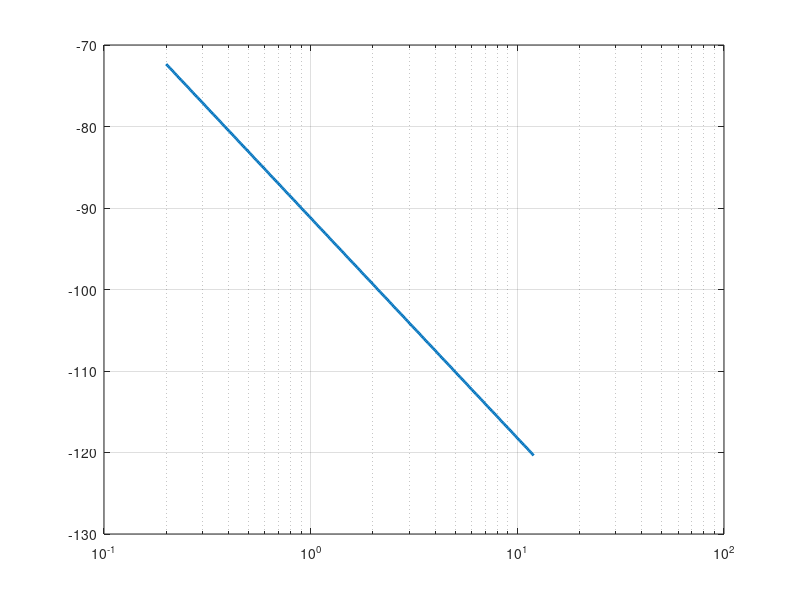

Here is the MATLAB script that generated this plot: (Note: this script raises an error after producing the figure.)
%%%%%%%%%%%%%%%%%%%%%%%%%%%%%%%%%%%%%%%%%%%%%%%%%%%

%% RF Planning Studio
% Goal: See how simple design choices change link feasibility.
% You will test 4 what-if changes:
% 1) Increase gateway height by +5 m
% 2) Increase antenna gain to 5 dBi
% 3) Change environment exponent n
% 4) Move gateway location (modeled as obstacle position along the path)
clear; clc; close all;
%% -------------------------
% Baseline link parameters
%% -------------------------
c = 3e8;
f = 868e6; % Hz
lambda = c/f;
D = 4000; % m (link length)
Ptx = 14; % dBm
Gtx = 2; Grx = 2; % dBi
Lcable = 1; % dB (cable+connectors)
Srx = -120; % dBm (given from Noise lecture)
fadeMargin = 10; % dB (safety margin)
htx = 20; hrx = 2; % m (gateway, sensor)
n = 2.7; % environment exponent (suburban-ish)
% Obstacle (for Fresnel study)
xObs = 0.5*D; % obstacle position (m) along the link (0..D)
hObsAboveLOS = 3; % m above LOS line (simplified)
clearRatio = 0.60; % 60% Fresnel clearance rule
%% -------------------------
% Helper formulas
%% -------------------------
FSPL = @(fHz, d) (20*log10(fHz) + 20*log10(d) - 147.55); % dB, f in Hz, d in m
PLlog = @(PL0, d, d0, n) (PL0 + 10*n*log10(d./d0)); % log-distance model
EIRP = @(Ptx, Gtx, Lc) (Ptx + Gtx - Lc); % dBm
PrxFun = @(EIRP, Grx, PL, m) (EIRP + Grx - PL - m); % dBm
% Fresnel radius at position x on a link of length D
FresnelR = @(lambda, x, D) sqrt((lambda .* x .* (D-x)) ./ D);
%% -------------------------
% Distance sweep for plots
%% -------------------------
d = logspace(log10(200), log10(12000), 300); % meters
dkm = d/1000;
d0 = 100; % reference distance
PL0 = FSPL(f, d0); % anchor loss at d0
% Baseline
PL = PLlog(PL0, d, d0, n);
Prx = PrxFun(EIRP(Ptx,Gtx,Lcable), Grx, PL, fadeMargin);
%% -------------------------
% Fresnel check (single-point, practical)
%% -------------------------
rF = FresnelR(lambda, xObs, D);
requiredClear = clearRatio * rF;
fresnelOK = (hObsAboveLOS < requiredClear);
%% -------------------------
% Plot baseline
%% -------------------------
figure('Name','RF Planning Studio (Short)');
semilogx(dkm, Prx, 'LineWidth', 2); grid on; hold on;
yline(Srx, '--', 'Sensitivity', 'LineWidth', 1.5);
xlabel('Distance (km)');
ylabel('Received power after margin (dBm)');
title(sprintf('Baseline: f=%.0f MHz, n=%.1f, Gtx=%.0f dBi, Grx=%.0f dBi', f/1e6, n, Gtx, Grx));
%% Print baseline results
maxLOS = 3.57*(sqrt(htx) + sqrt(hrx)); % km
fprintf('--- BASELINE ---\n');
fprintf('Max LOS distance (approx): %.1f km\n', maxLOS);
fprintf('Fresnel @ x=%.0f%%: r=%.2f m, 60%%=%.2f m, obstacle=%.2f m => %s\n', ...
100*xObs/D, rF, requiredClear, hObsAboveLOS, string(fresnelOK));
%% =========================================================
% EXPERIMENTS (Students edit ONLY these sections)
%% =========================================================
%% (1) Increase gateway height by +5 m
htx_1 = htx + 5;
maxLOS_1 = 3.57*(sqrt(htx_1) + sqrt(hrx)); % km
fprintf('\n(1) Height +5m => Max LOS: %.1f km\n', maxLOS_1);
% Note: Height affects geometry/clearance more than PL model (unless you have terrain data).
%% (2) Increase antenna gains to 5 dBi
Gtx_2 = 5; Grx_2 = 5;
Prx_2 = PrxFun(EIRP(Ptx,Gtx_2,Lcable), Grx_2, PL, fadeMargin);
semilogx(dkm, Prx_2, 'LineWidth', 2);
fprintf('(2) Gains to 5 dBi => curve added\n');
%% (3) Change environment exponent n
n_3 = 4.0; % try 2.0, 2.7, 3.5, 4.0
PL_3 = PLlog(PL0, d, d0, n_3);
Prx_3 = PrxFun(EIRP(Ptx,Gtx,Lcable), Grx, PL_3, fadeMargin);
semilogx(dkm, Prx_3, 'LineWidth', 2);
fprintf('(3) Exponent n=%.1f => curve added\n', n_3);
%% (4) Move gateway location (change obstacle position)
% Move xObs closer to TX or RX and see how Fresnel radius changes.
xObs_4 = 0.9*D; % try 0.1*D, 0.3*D, 0.5*D, 0.7*D, 0.9*D
rF_4 = FresnelR(lambda, xObs_4, D);
requiredClear_4 = clearRatio * rF_4;
fresnelOK_4 = (hObsAboveLOS < requiredClear_4);
fprintf('(4) Obstacle at %.0f%% => r=%.2f m, 60%%=%.2f m => %s\n', ...
100*xObs_4/D, rF_4, requiredClear_4, string(fresnelOK_4));
legend('Baseline','Sensitivity','Gain=5 dBi','n=3.5','Location','best');
 
%%%%%%%%%%%%%%%%%%%%%%%%%%%%%%%%%%%%%%%%%%%%%%%%%%%%%%%%%
